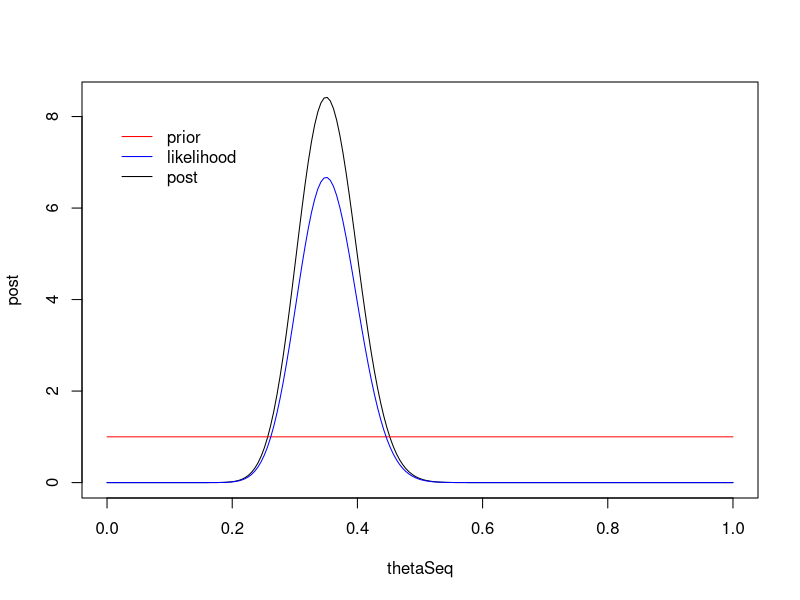
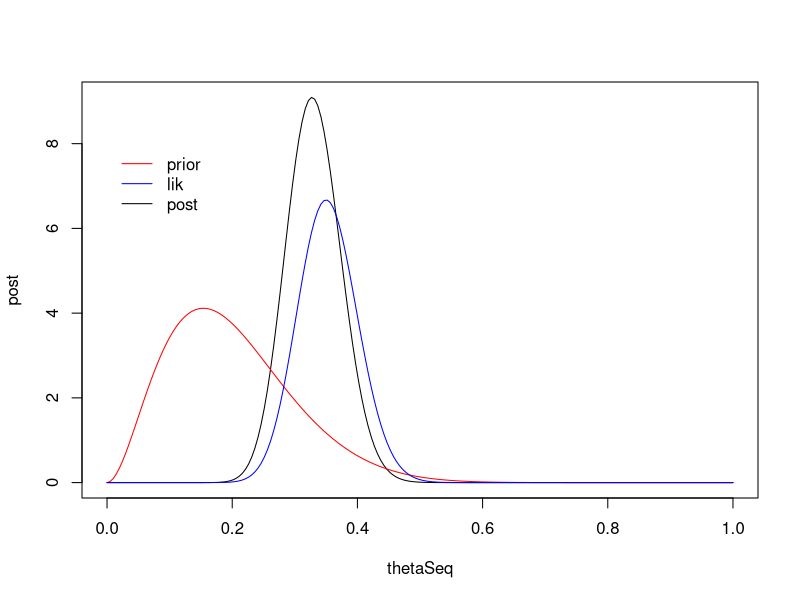
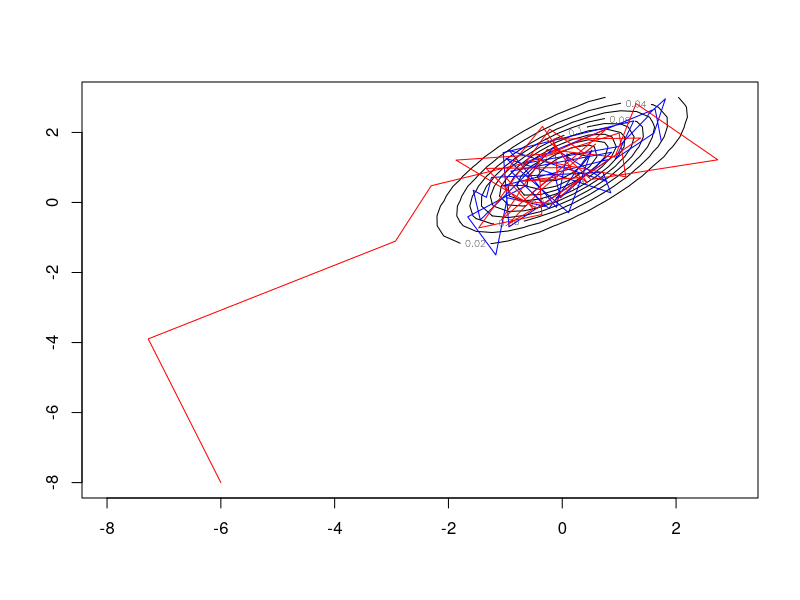
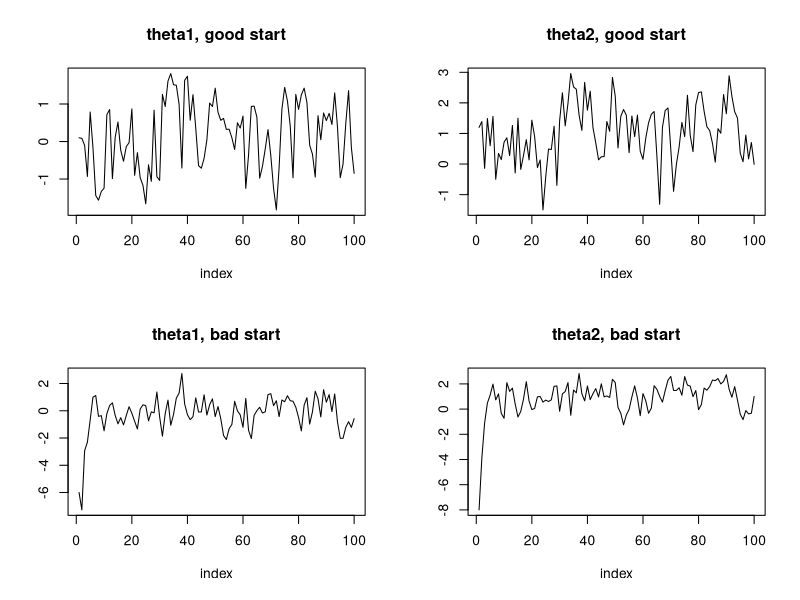

The R source for these figures, in order:
## ---- chunk 1
y <- 35; n <- 100
thetaSeq <- seq(0, 1, length = 200)
lik <- dbinom(y, n, thetaSeq)
prior <- rep(1, 200)
alphaPost <- y+1; betaPost <- n-y+1
post <- dbeta(thetaSeq, alphaPost, betaPost)
plot(thetaSeq, post, type = 'l')
lines(thetaSeq, prior, col = 'red')
lines(thetaSeq, lik*80, col = 'blue') # scaling of likelihood is arbitrary -- it's not a density for theta
legend(0, 8, legend = c('prior', 'likelihood', 'post'), col = c('red','blue','black'), lty = rep(1,3), bty = 'n')
## ---- chunk 2
y <- 35; n <- 100
thetaSeq <- seq(0, 1, length = 200)
lik <- dbinom(y, n, thetaSeq)
alphaPrior <- 3; betaPrior <- 12
prior <- dbeta(thetaSeq, alphaPrior, betaPrior) 
alphaPost <- y+alphaPrior; betaPost <- n-y+betaPrior
post <- dbeta(thetaSeq, alphaPost, betaPost)
plot(thetaSeq, post, type = 'l')
lines(thetaSeq, prior, col = 'red')
lines(thetaSeq, lik*80, col = 'blue')  # scaling arbitrary
legend(0, 8, legend = c('prior', 'lik', 'post'), col = c('red','blue','black'), lty = rep(1,3), bty = 'n')
## ---- chunk 3
y <- 35; n <- 100
alphaPost <- y+1; betaPost <- n-y+1
qbeta(c(.025, .5, .975), alphaPost, betaPost)
postMean <- alphaPost/(alphaPost + betaPost)
postSD <- sqrt(alphaPost*betaPost / ((alphaPost + betaPost)^2 * (alphaPost
 + betaPost + 1)))
postMean
postSD
## ---- chunk 4
####### PAY NO ATTENTION TO THE MAN BEHIND THE CURTAIN ######
fakeMCMCsample <- rbeta(2000, alphaPost, betaPost) 
#############################################################

# now use 'fakeMCMCsample' as if it came from an actual MCMC, 
# ignoring the fact that theta has a beta distribution

quantile(fakeMCMCsample, c(.025, .5, .975))
mean(fakeMCMCsample)
sd(fakeMCMCsample)
## ---- chunk 5
nIts <- 1000
nPlot <- 40
mu1 <- 0; mu2 <- 1; sig1 <- 1; sig2 <- 1; rho <- .7 
store <- matrix(NA, nrow = nIts, ncol = 2)
luckyStartingValues <- c(.1, 1.2)
store[1, ] <- luckyStartingValues
for(it in 2:nIts){
	curTheta2 <- store[it-1, 2]
	curTheta1 <- rnorm(1, mu1 + sig1*rho*(curTheta2 - mu2)/sig2, sig1*sqrt(1-rho^2))
	curTheta2 <- rnorm(1, mu2 + sig2*rho*(curTheta1 - mu1)/sig1, sig2*sqrt(1-rho^2))
	store[it, ] <- c(curTheta1, curTheta2)
}

# we know the 'true' 'posterior', so let's plot its contours to see how well we are doing
library(mvtnorm, quietly = TRUE)
gridLength <- 40
grid1d <- seq(-8, 3, length = gridLength)
grid2d <- expand.grid(grid1d, grid1d)
densValues <- dmvnorm(grid2d, c(mu1, mu2), matrix(c(sig1^2, rho*sig1*sig2, rho*sig1*sig2, sig2^2), 2, 2))
contour(grid1d, grid1d, matrix(densValues, gridLength))
lines(store[1:nPlot, 1], store[1:nPlot, 2], col = 'blue')

store2 <- matrix(NA, nrow = nIts, ncol = 2)
unluckyStartingValues <- c(-6, -8)
store2[1, ] <- unluckyStartingValues
for(it in 2:nIts){
	curTheta2 <- store2[it-1, 2]
	curTheta1 <- rnorm(1, mu1 + sig1*rho*(curTheta2 - mu2)/sig2, sig1*sqrt(1-rho^2))
	curTheta2 <- rnorm(1, mu2 + sig2*rho*(curTheta1 - mu1)/sig1, sig2*sqrt(1-rho^2))
	store2[it, ] <- c(curTheta1, curTheta2)
}
lines(store2[1:nPlot, 1], store2[1:nPlot, 2], col = 'red')
## ---- chunk 6
par(mfrow = c(2,2))
subset <- 1:100
tsplot <- function(vec, ...){
	plot(1:length(vec), vec, xlab = 'index', ylab = '', ...)
}

tsplot(store[subset, 1], main = 'theta1, good start', type = 'l')
tsplot(store[subset, 2], main = 'theta2, good start', type = 'l')
tsplot(store2[subset, 1], main = 'theta1, bad start', type = 'l')
tsplot(store2[subset, 2], main = 'theta2, bad start', type = 'l')
## ---- chunk 7
library(coda, quietly = TRUE) # a package for manipulating MCMC output
nonBurn <- 100:nIts  # conservative in this case
use <- store[nonBurn, ]
ess1 <- effectiveSize(use[, 1])
ess2 <- effectiveSize(use[, 2])
postMean <- colMeans(use)
postSD <- apply(use, 2, sd)
uncIntervals <- apply(use, 2, quantile, c(.025, .975))
postCorr <- cor(use[, 1], use[ , 2])
postMean; postSD; uncIntervals; postCorr
## ---- chunk 8
derivedQuant <- exp(use[ , 1])
postMeanDerived <- mean(derivedQuant)
postCIsDerived <- quantile(derivedQuant, c(.025, .975))
postMeanDerived; postCIsDerived
